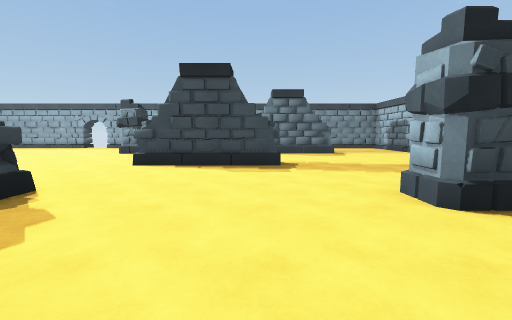
[1] (above)

18 first-person views from a walk through a 3-D level made in the Unity game engine. The camera is 1.3 m above the floor, tilts 6° down and sees 90° across. The floor is counted in squares, 2 m on a side. Each view is taken from the middle of a square. On the plan, view 1 faces up. The plan holds only what a view shows up to about 9 squares ahead; the rest is blank. Door leaves are left out, so doorways stand open.

[2]
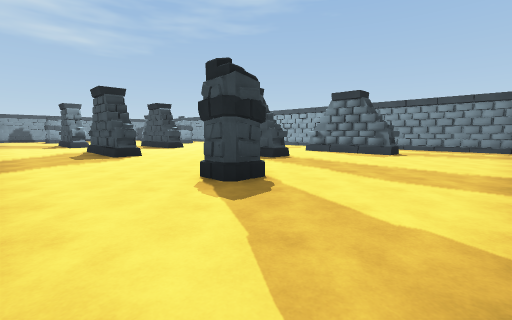

[3]
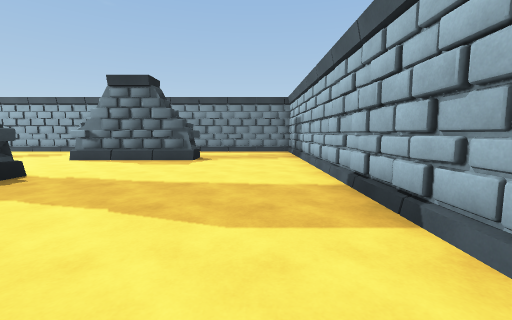

[4]
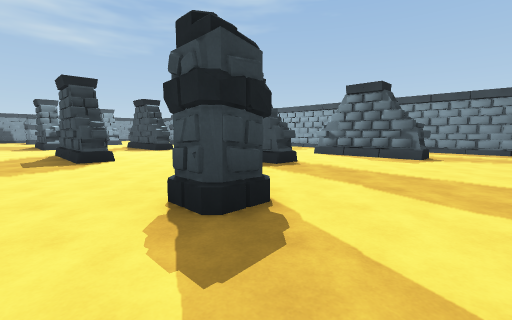

[5]
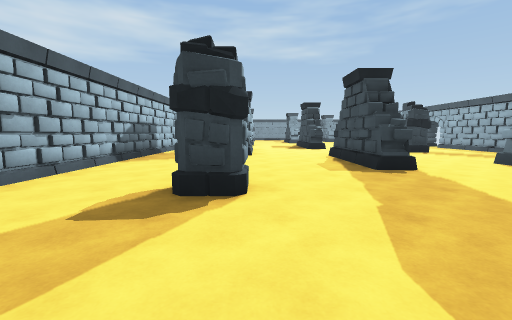

[6]
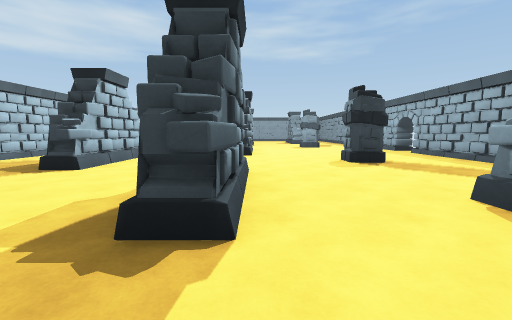

[7]
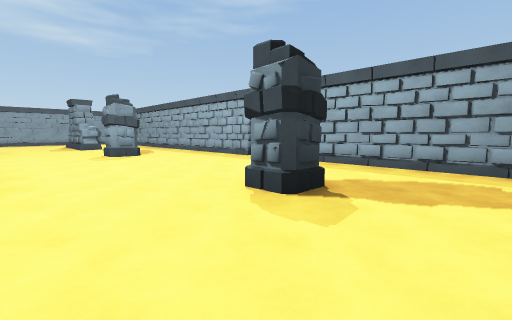

[8]
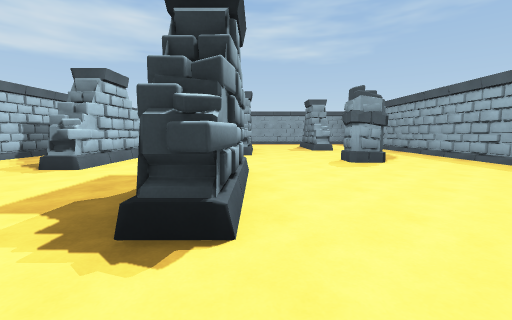

[9]
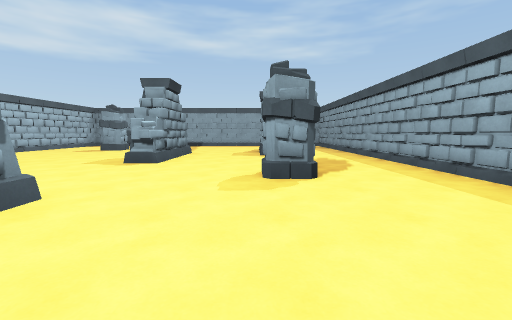

[10]
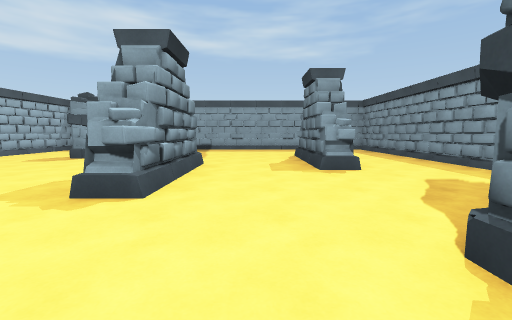

[11]
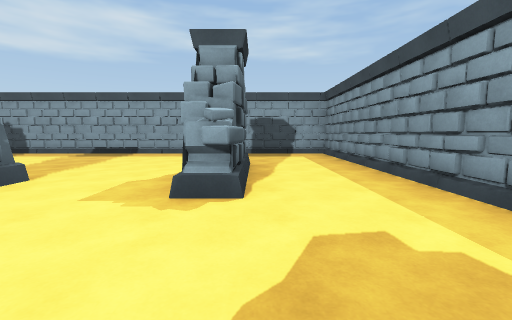

[12]
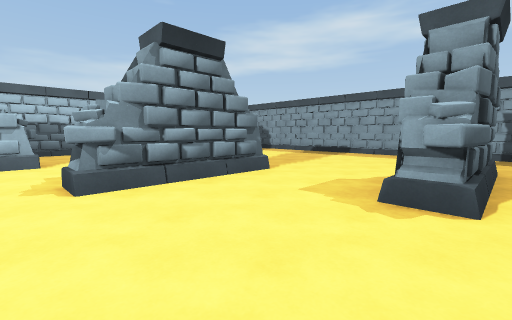

[13]
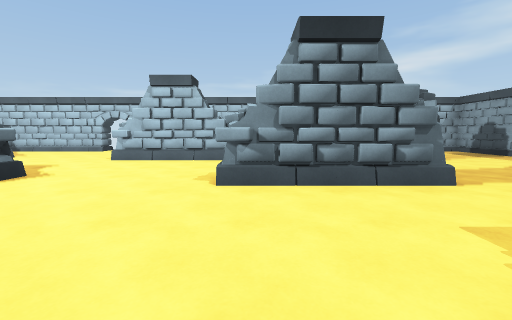

[14]
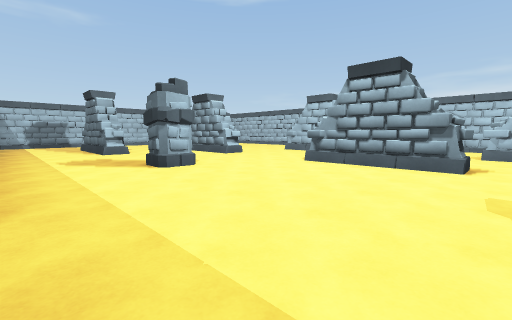

[15]
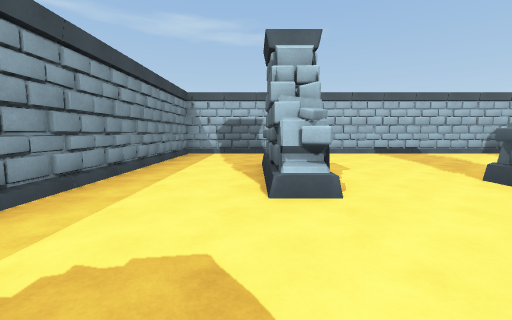

[16]
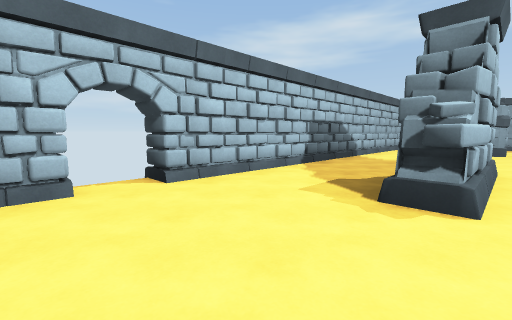

[17]
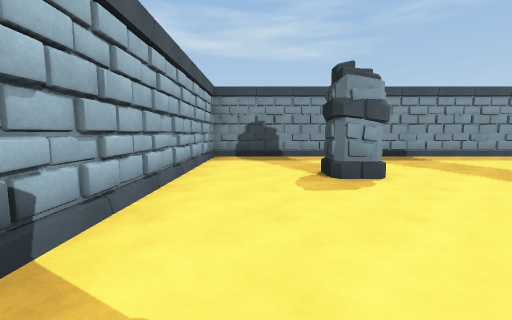

[18]
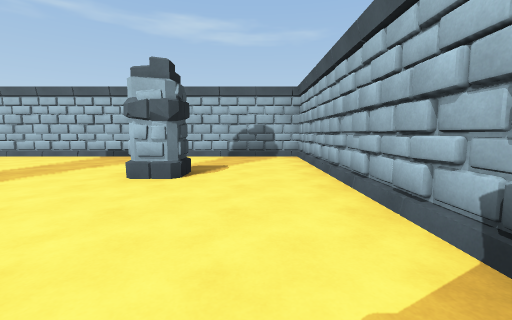

### Floor plan
Points are (right, up) in squares from view 1. A wall is a line through its corners. A room is listed if a view was taken in it or the views show most of it. See-through windows are left out.
Room 1 (views 1, 2, 3, 4, 5, 6, 8, 16, 18)
walls: (-0.5, 5.3) (-1, 5.1); (0.5, 5.5) (0.3, 5.2) (-0.1, 5.1); (0.5, 5.7) (0.4, 5.3); (0.3, 5.8) (0.3, 5.2) (-2.4, 5.2) (-2.4, 5.8); (0.5, 5.8) (0.5, 5.3); (-2.1, 5.1) (-2.4, 5.2); (-2.5, 2.8) (-2.5, 2.2); (-2.7, 2.8) (-2.7, 2.2) (-5.5, 2.2); (-0.9, -0.1) (-0.5, -0.3) (-0.1, -0.2) (0.1, -0.3) (0.7, 0) (1.4, -0.3) (2.1, -0.1); (0.6, 8.3) (0, 8.1); (-0.8, -0.3) (-0.3, -0.1); (1.4, 8.3) (0.7, 8); (5.3, 4) (5.1, 4.5); (-5.2, 2.8) (-2.4, 2.8) (-2.6, 2.2); (5.4, 3.3) (5.1, 4) (5.3, 4.4); (2.4, 8.9) (2.4, 8.2) (0.5, 8.2); (5.3, 5.5) (5.1, 6); (-5.5, 5.8) (-5.7, 5.1); (-5.6, 5.8) (-5.6, 5.1); (-6.5, -0.2) (5.2, -0.2) (5.2, 11.2) (2.5, 11.2); (-7.5, -0.2) (-7.5, -0.9)
ways out: opening at (-3.5, 6) to room 2; opening at (2.3, 9.3) to room 2; opening at (-8, 4) to room 3; opening at (-7, 1.5) to room 3; open door at (-7, 0) to room 3
objects: pillar (2, 3)
Room 2 (views 7, 9, 10, 11, 12, 13, 14, 15)
walls: (-4.3, 11.4) (-5.1, 11.1); (-2.5, 11.1) (-2.7, 11.2) (-3.1, 11.1); (-7.5, 11.2) (-13.5, 11.2); (-2.4, 5.8) (0.3, 5.8); (-8.4, 5.8) (-5.5, 5.8); (-9.3, 11.4) (-10.1, 11.1); (0, 8.1) (-0.4, 8.3) (-0.4, 8.8) (1.6, 8.8); (0, 8.1) (-0.4, 8.2); (-9.9, 11.4) (-10.5, 11.1); (0.5, 8.2) (-0.4, 8.2); (1, 8.1) (0.6, 8.3); (1, 11.1) (0.5, 11.3); (2.5, 11.2) (-6.5, 11.2)
ways out: opening at (-3.5, 6) to room 1; opening at (2.3, 9.3) to room 1; opening at (-12, 8) to room 3; open door at (-7, 11)
objects: pillar (-10, 9); pillar (-4, 9)
Room 3 (view 17)
walls: (-14.5, 5.8) (-11.7, 5.8) (-11.7, 5.1); (-13.6, 5.9) (-13, 5.7) (-12.6, 5.8); (-13.6, 8.2) (-16.5, 8.2); (-11.5, 5.7) (-11.7, 5.1); (-11.5, 5.8) (-11.5, 5.1); (-16, 8.8) (-13.4, 8.8) (-13.6, 8.3) (-14, 8.1); (-13.6, 8.8) (-13.6, 8.3); (-11.5, 2.8) (-8.7, 2.8) (-8.7, 2.1); (-13.4, 11.1) (-14, 11.4) (-14.8, 11); (-15.5, 11.3) (-16.1, 11.1); (-13.5, 11.2) (-19.2, 11.2) (-19.2, -0.2) (-7.5, -0.2); (-13.5, 11.3) (-14, 11.1); (-8.4, 5.2) (-8.4, 5.8); (-10.8, -0.1) (-10.2, -0.4); (-8.5, 2.8) (-8.5, 2.1); (-8.4, 2.8) (-8.7, 2.1); (-8.5, -0.3) (-7.9, -0.1)
ways out: opening at (-8, 4) to room 1; opening at (-7, 1.5) to room 1; open door at (-7, 0) to room 1; opening at (-12, 8) to room 2
objects: pillar (-16, 3)

Positions as (right, up) in squares from view 1, and headings:
1: (0, 0), facing up
2: (5, 0), facing up-left
3: (4, 2), facing up
4: (4, 1), facing up-left
5: (5, 3), facing left
6: (2, 6), facing left
7: (-2, 6), facing up-left
8: (-4, 6), facing left
9: (-6, 8), facing left
10: (-9, 7), facing left
11: (-11, 9), facing left
12: (-11, 9), facing down-left
13: (-12, 9), facing down
14: (-9, 11), facing down-right
15: (-3, 9), facing right
16: (-6, 3), facing down-left
17: (-12, 1), facing left
18: (-2, 1), facing right
